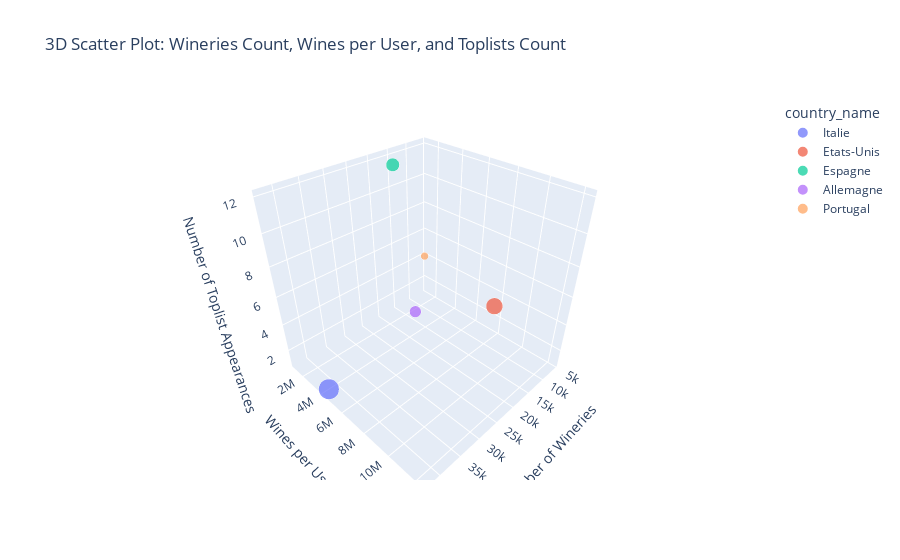

The notebook cell saved with this chart:
### Code cell
fig = px.scatter_3d(df, x='wineries_count', y='wines_per_user', z='toplists_count',
                    title='3D Scatter Plot: Wineries Count, Wines per User, and Toplists Count',
                    labels={'wineries_count': 'Number of Wineries',
                            'wines_per_user': 'Wines per User',
                            'toplists_count': 'Number of Toplist Appearances'},
                    color='country_name',  # Color by country, or another categorical variable
                    size='wineries_count',  # Optional: Adjust the point size by wineries_count
                    hover_data=['country_name'])  # Show country names on hover
fig.show()

### Figure 1 — Plotly figure (JSON) as saved in the notebook; plotly's stock layout.template omitted (floating-point values rounded to 4 significant figures)
{"data": [{"customdata": [["Italie"]], "hovertemplate": "country_name=%{customdata[0]}<br>Number of Wineries=%{marker.size}<br>Wines per User=%{y}<br>Number of Toplist Appearances=%{z}<extra></extra>", "legendgroup": "Italie", "marker": {"color": "#636efa", "size": [42399], "sizemode": "area", "sizeref": 106.0, "symbol": "circle"}, "mode": "markers", "name": "Italie", "scene": "scene", "showlegend": true, "type": "scatter3d", "x": [42399], "y": [4270717], "z": [1]}, {"customdata": [["Etats-Unis"]], "hovertemplate": "country_name=%{customdata[0]}<br>Number of Wineries=%{marker.size}<br>Wines per User=%{y}<br>Number of Toplist Appearances=%{z}<extra></extra>", "legendgroup": "Etats-Unis", "marker": {"color": "#EF553B", "size": [28145], "sizemode": "area", "sizeref": 106.0, "symbol": "circle"}, "mode": "markers", "name": "Etats-Unis", "scene": "scene", "showlegend": true, "type": "scatter3d", "x": [28145], "y": [12273684], "z": [9]}, {"customdata": [["Espagne"]], "hovertemplate": "country_name=%{customdata[0]}<br>Number of Wineries=%{marker.size}<br>Wines per User=%{y}<br>Number of Toplist Appearances=%{z}<extra></extra>", "legendgroup": "Espagne", "marker": {"color": "#00cc96", "size": [18026], "sizemode": "area", "sizeref": 106.0, "symbol": "circle"}, "mode": "markers", "name": "Espagne", "scene": "scene", "showlegend": true, "type": "scatter3d", "x": [18026], "y": [2264396], "z": [12]}, {"customdata": [["Allemagne"]], "hovertemplate": "country_name=%{customdata[0]}<br>Number of Wineries=%{marker.size}<br>Wines per User=%{y}<br>Number of Toplist Appearances=%{z}<extra></extra>", "legendgroup": "Allemagne", "marker": {"color": "#ab63fa", "size": [13643], "sizemode": "area", "sizeref": 106.0, "symbol": "circle"}, "mode": "markers", "name": "Allemagne", "scene": "scene", "showlegend": true, "type": "scatter3d", "x": [13643], "y": [2549989], "z": [1]}, {"customdata": [["Portugal"]], "hovertemplate": "country_name=%{customdata[0]}<br>Number of Wineries=%{marker.size}<br>Wines per User=%{y}<br>Number of Toplist Appearances=%{z}<extra></extra>", "legendgroup": "Portugal", "marker": {"color": "#FFA15A", "size": [5834], "sizemode": "area", "sizeref": 106.0, "symbol": "circle"}, "mode": "markers", "name": "Portugal", "scene": "scene", "showlegend": true, "type": "scatter3d", "x": [5834], "y": [1123535], "z": [4]}], "layout": {"legend": {"itemsizing": "constant", "title": {"text": "country_name"}, "tracegroupgap": 0}, "scene": {"domain": {"x": [0, 1], "y": [0, 1]}, "xaxis": {"title": {"text": "Number of Wineries"}}, "yaxis": {"title": {"text": "Wines per User"}}, "zaxis": {"title": {"text": "Number of Toplist Appearances"}}}, "title": {"text": "3D Scatter Plot: Wineries Count, Wines per User, and Toplists Count"}}}
